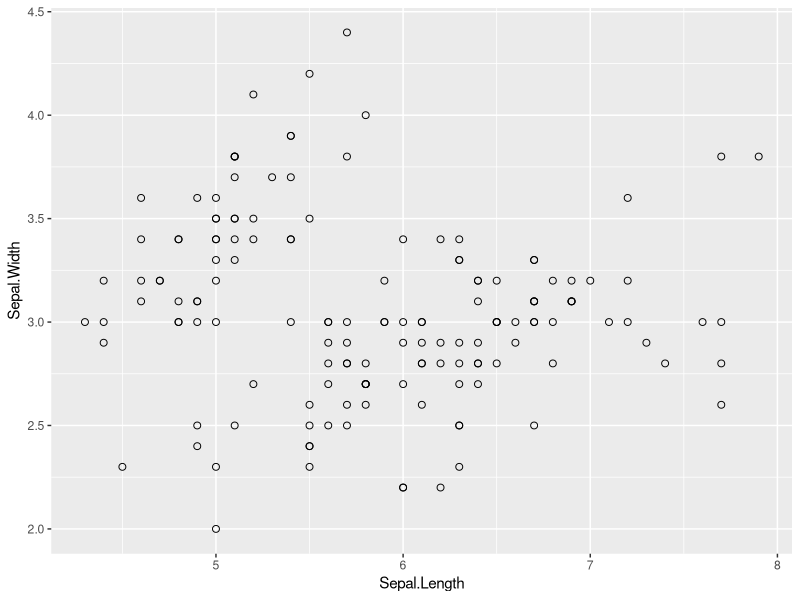
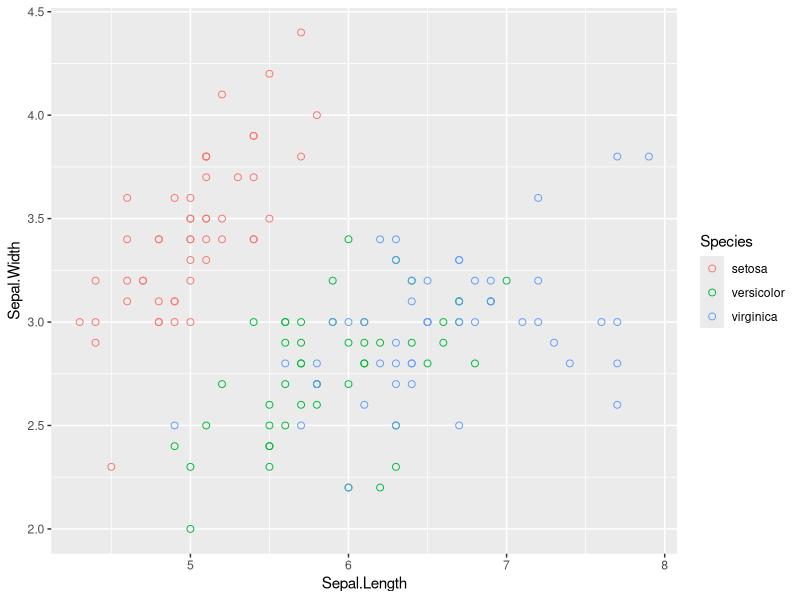
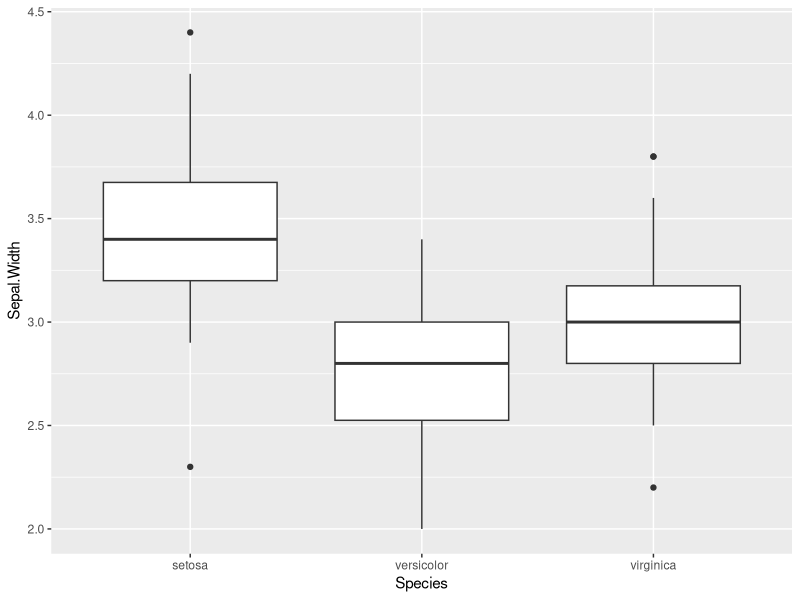
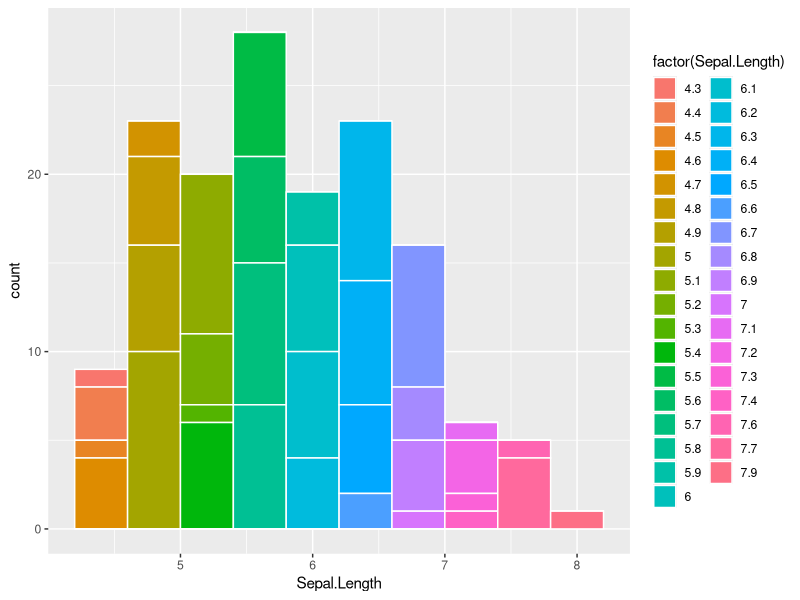
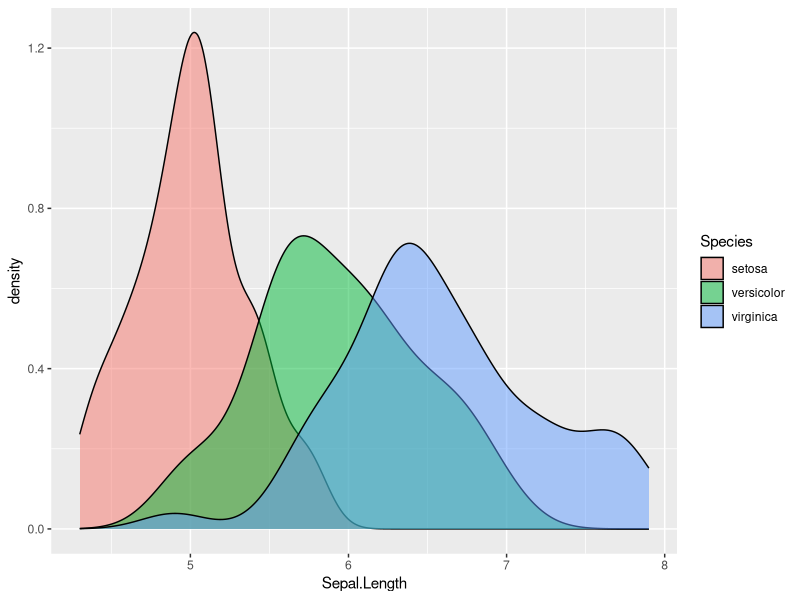
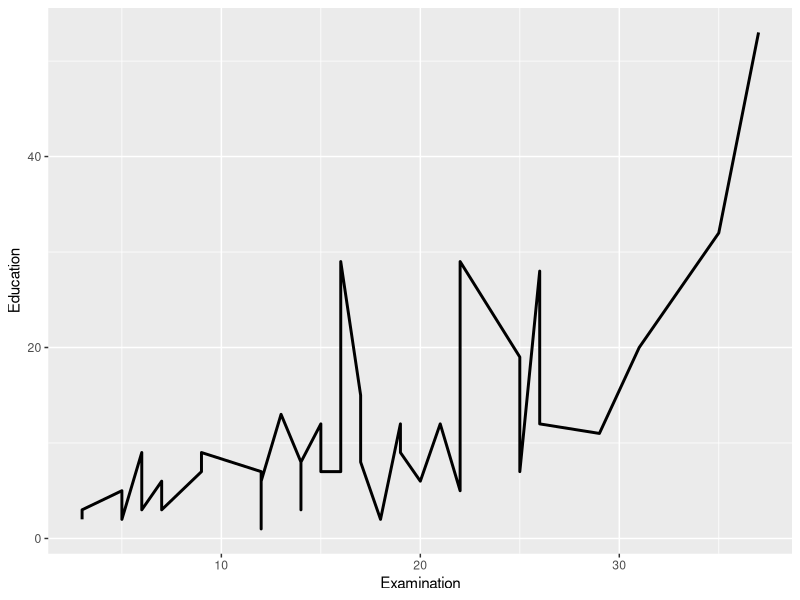
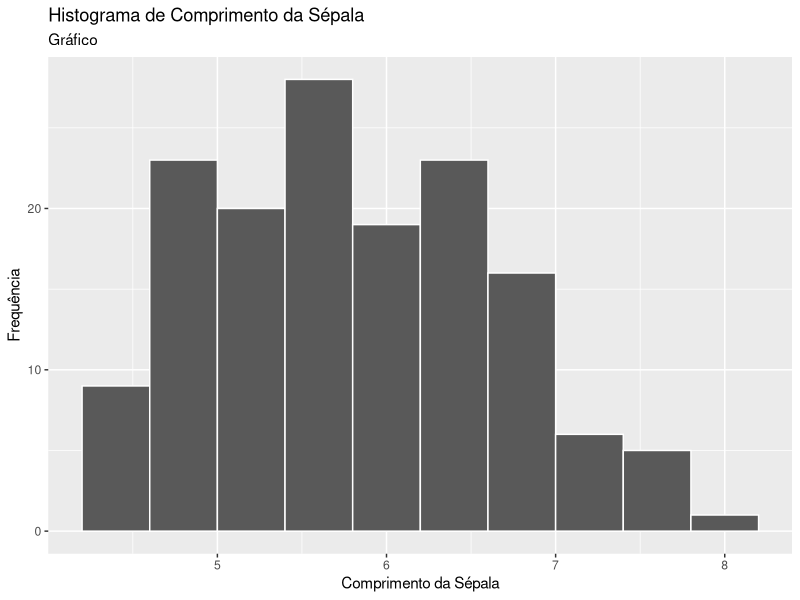
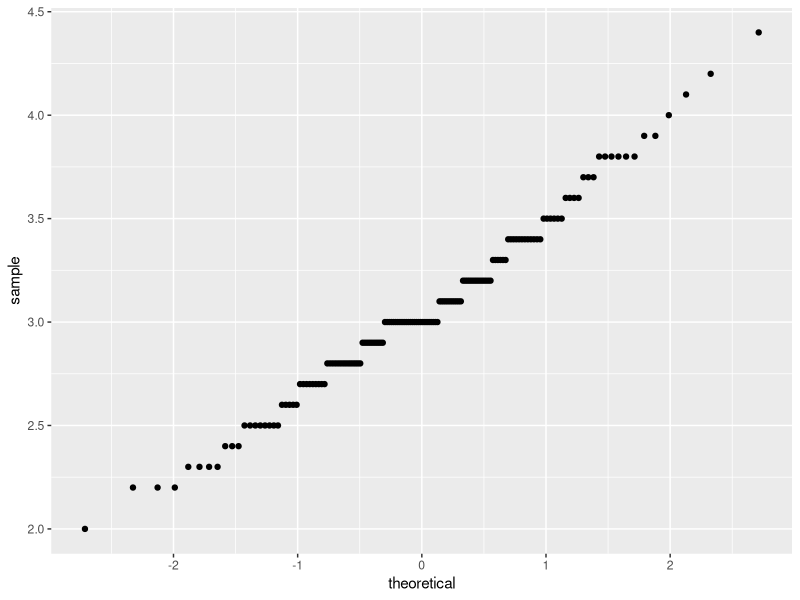

These figures' R source, in order:
# Capacitação: Introdução ao R - MEIOS JR
# 25-07-2020
# Virgilio de A. Mendes 
# Ciência Política - UFMG
# Aula 03

# executando a LIBRARY
library(ggplot2)

#definindo diretorio para executar e salvar arquivos
setwd("C:/Users/Virgilio/Desktop/curso GGPLOT/Curso_GGPLOT2_-_Estatística_UFMG_files/Curso GGPLO2 - Stat UFMG")

# importando o banco de dados IRIS e nomeando ele de BD
bd = iris

#Plotando um grafico de dispersão 
ggplot(bd, aes(x = Sepal.Length, y = Sepal.Width)) +
  geom_point(size = 2, shape = 1)

#salva grafico no diretorio selecionado
ggsave("r plot1 iris.pdf")

# puxa os nomes das variaveis do banco selecionado
names(bd)

#Plotando um grafico de dispersão 
ggplot(bd, aes( x = Sepal.Length, y = Sepal.Width, col = Species)) +
  geom_point(size = 2, shape = 1) 

ggsave("r plot2 iris.pdf")

# bloxpot
ggplot(bd, aes(x = Species, y = Sepal.Width)) +
  geom_boxplot()

ggsave("r plot3 iris.pdf")


#plotando histograma
ggplot(bd, aes(x = Sepal.Length,fill = factor(Sepal.Length))) + 
  geom_histogram(bins = 10, col = "white")

ggsave("histograma1.pdf")

#Grafico de densidade
ggplot(bd, aes(x = Sepal.Length, fill = Species)) +
  geom_density(alpha = 0.5) 

ggsave("grafico camadas1.pdf")

#Grafico de Linha
ggplot(swiss, aes(x = Examination, y = Education)) +
  geom_line(size = 1)

ggsave("grafico de linha IRIS1.pdf")

#Histograma com Nomes (titulos)
ggplot(iris, aes(x = Sepal.Length)) + geom_histogram(bins = 10, col = "white") +
  labs(title = "Histograma de Comprimento da Sépala",
       subtitle = "Gráfico", x = "Comprimento da Sépala",
       y = "Frequência")

ggsave("Histograma Comprimento da Sepala1.pdf")

# Plotando com "Stats"
ggplot(bd, aes(sample = Sepal.Width)) +
  stat_qq()

ggsave("grafico IRISstats.pdf")

#Grafico de dispersão - Stats com escala
ggplot(bd, aes(x = Sepal.Length, y = Sepal.Width)) +
  geom_point() +
  scale_x_continuous(limits = c(4, 7), breaks = c(4, 5, 6)) +
  scale_y_continuous(limits = c(0, 7), breaks = c(4, 5, 6)) +
  labs(title = "Grafico de Dispersão de Comprimento da Sépala por Largura da Sépala",
       subtitle = "Gráfico", x = "Comprimento da Sépala",
       y = "lagura da Sépala")

ggsave("dispersãoIRIS1.pdf", width = 8, height = 4)


#Geom_ Smooth - grafico de tendencia
ggplot(bd, aes(x = Sepal.Length, y = Petal.Length)) +
  geom_point() +
  geom_smooth()

ggsave("grafico de tendencia1.pdf")

# grafico de tendencia por especie
ggplot(bd, aes(x = Sepal.Length, y = Petal.Length, col = Species)) +
  geom_point() +
  geom_smooth(method = "lm")

ggsave("grafico de tendencia por especie.pdf")

####################################################

# Importando o banco MTCARS
mtcars = mtcars

#Puxando os nomes das variaveis
names(mtcars)
ggplot(mtcars, aes( x = gear, fill = factor(carb))) +
  geom_bar(size = 1.5, colour = 'white', alpha = 0.6) 

ggsave("mtcars1.pdf")

# Plotando   
ggplot(mtcars, aes( x = gear, fill = factor(carb))) +
  geom_bar(position = "fill") 

ggsave("mtcars2.pdf")



#Facets- tirar a escala do X e Y
ggplot(mtcars, aes(x = mpg, y = disp)) + geom_point() +
  facet_grid(.~am, scales = "free") +
  geom_smooth(method = "lm") 

ggsave("Mtcarsvertical.pdf")
#Facets- tirar a escala do X e Y
ggplot(mtcars, aes(x = mpg, y = disp)) + geom_point() +
  facet_grid(am~., scales = "free") +
  geom_smooth(method = "lm")

ggsave("MtcarsHorizontal.pdf")

# o "~." depois do AM separa duas categorias discretas na horizontal
# o ".~" antes do AM separa duas categorias discretas na vertical




#################
# como salvar arquivos de grafico pelo ggplot
ggsave(filename = "grafico.png",
       width = 6, height = 2.8)

# Personalizando o grafico

#tipos de  temas para plotagem de grafico
# + themes_gray ()
# + theme_dark ()
# + theme_bw ()
# + theme_classic ()


# Legendas:

# + theme (legend.positions = "top")


# Paleta de cores:
library(RColorBrewer)
display.brewer.all()


# + scale_fill_brewer(palette = "Dark2") - > substituir "Dark2" pela paleta de cor que desejar




# Teste de BoxPlot

# bloxpot
ggplot(bd, aes(x = Species, y = Petal.Length, fill = Species)) +
  geom_boxplot() +
  theme_classic() +
  scale_fill_brewer(palette = "Set1",
                    labels=c("Setosa", "Versicolor", "Virginica")) +
  scale_x_discrete(lab=NULL) +
  labs(title = "Boxplot", subtitle = "Largura da Pétala por Espécie",
       x = "", y = "Lagura da Pétala", fill = "Especie") +
  theme(plot.title = element_text(hjust = 0.5), plot.subtitle = element_text(hjust = 0.5)) 
  

ggsave("bloxpotEXERCICIO.pdf", width = 6, height = 4)




